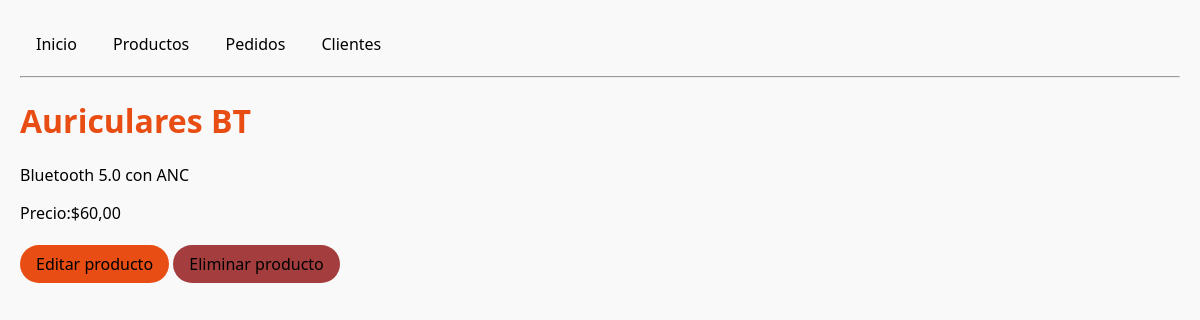
/productos/9/, run on the app's committed database.
### tienda/models.py (models this page shows, shortened)
class Producto(models.Model):
    nombre = models.CharField(max_length=100)
    descripcion = models.TextField()
    precio = models.DecimalField(max_digits=8, decimal_places=2)

### tienda/views.py (the view)
# urls.py: path("productos/<int:pk>/", views.detalle_producto, name="detalle_producto"),
def detalle_producto(request, pk):
    producto = get_object_or_404(Producto, pk=pk)
    return render(request, "tienda/detalle_producto.html", {"producto": producto})

### tienda/templates/tienda/detalle_producto.html (shortened to what this page needs)
{% extends "tienda/base.html" %}
{% block content %}
<h1>{{producto.nombre}}</h1>
<p>{{producto.descripcion}}</p>
<p> <stong> Precio:</stong>${{producto.precio|floatformat:2 }}</p>
<p>
    <a href="{% url 'tienda:editar_producto' producto.pk %}" class="btn primary"> Editar producto </a>
    <a href="{% url 'tienda:eliminar_producto' producto.pk %}" class="btn delete"> Eliminar producto </a>
</p>
{% endblock %}

### tienda/static/css/main.css (style rules this page uses)
body { font-family: 'Segoe UI', sans-serif; margin: 20px; background-color: #f9f9f9; }
h1 { color: #e84d13; }
.btn { display: inline-block; padding: 8px 16px; margin: 5px 0; color: black; text-decoration: none; border-radius: 9999px; font-weight: 500; transition: background 0.3s, transform 0.2s; }
.primary { background-color: #e84d13; }
.delete { background-color: #a43d3d; }

### data on the page
Producto: nombre "Auriculares BT", descripcion "Bluetooth 5.0 con ANC", precio "60,00"
